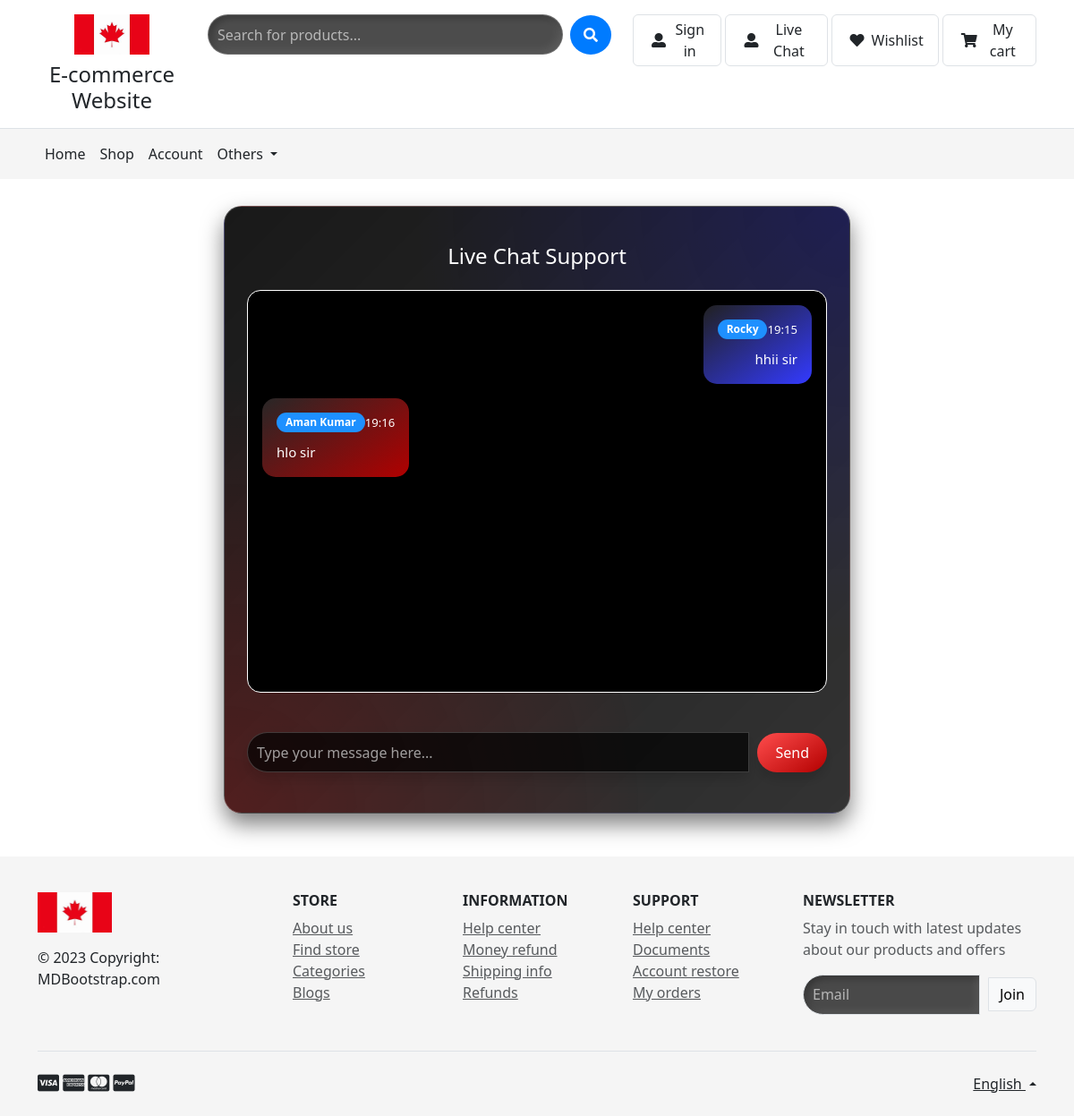
The page /chat-session/1/ on the database its author committed.
### product/models.py (models this page shows, shortened)
class SiteSetting(models.Model):
    site_title = models.CharField(max_length=255)
    logo = models.ImageField(upload_to='logos/', blank=True, null=True)
    updated_at = models.DateTimeField(auto_now=True)

class ChatMessage(models.Model):
    session = models.ForeignKey(
        ChatRequest, related_name='messages', on_delete=models.CASCADE)
    sender = models.ForeignKey(
        User, on_delete=models.CASCADE, null=True, blank=True)
    message = models.TextField()
    timestamp = models.DateTimeField(default=timezone.now)

class ChatRequest(models.Model):
    user = models.ForeignKey(
        User, related_name='chat_requests', on_delete=models.CASCADE, null=True, blank=True)
    agent = models.ForeignKey(
        Agent, related_name='chat_requests', on_delete=models.CASCADE)
    guest_name = models.CharField(max_length=20, null=True, blank=True)
    guest_phone = models.IntegerField(null=True, blank=True)
    guest_email = models.EmailField(null=True, blank=True)
    accepted = models.BooleanField(default=False)
    timestamp = models.DateTimeField(default=timezone.now)

### product/views.py (the view, shortened to what this page needs)
def user_chat_session_view(request, chat_request_id):
    chat_request = get_object_or_404(ChatRequest, id=chat_request_id)
    messages = ChatMessage.objects.filter(
        session=chat_request).order_by('timestamp')
    return render(request, 'chat/chat_session.html', {
        'messages': messages,
        'chat_request_id': chat_request_id,
        'agent': chat_request.agent.username,  # Use agent's username directly
        'user': chat_request.user  # Pass the user to the template if needed
    })

### product/context_processors.py (called while the page is built)
def site_settings(request):
    site_settings, created = SiteSetting.objects.get_or_create(
        defaults={'site_title': 'Medicine E-commerce Website'}
    )
    return {'site_settings': site_settings}

def cart_items_count(request):
    if request.user.is_authenticated:
        cart, _ = Cart.objects.get_or_create(user=request.user)
    else:
        session_key = request.session.session_key
        if not session_key:
            request.session.create()
            session_key = request.session.session_key
        cart, _ = Cart.objects.get_or_create(
            session_key=session_key, user=None)
    return {'cart_items_count': cart.items.count()}

### product/templates/chat/chat_session.html (shortened to what this page needs)
{% extends 'base.html' %}
{% block content %}
<div class="container chat-container">
    <h4 class="text-center text-white py-3">Live Chat Support</h4>
    <div class="chat-box p-3">
        {% for message in messages %}
            <div class="message mb-3 {% if message.sender == user %}my-message{% else %}other-message{% endif %}">
                <div class="message-content p-3 shadow">
                    <div class="d-flex align-items-center mb-2">
                        <span class="badge badge-info mr-2">{% if message.sender %}
                            {{ message.sender.first_name }}
                        {% else %}
                            {{ message.session.guest_name }}
                        {% endif %}</span>
                        <span class=" small text-white">{{ message.timestamp|date:"H:i" }}</span>
                    </div>
                    <p class="message-text ">{{ message.message }}</p>
                </div>
            </div>
        {% endfor %}
    </div>
    <form method="POST" class="message-form mt-4">
        <div class="input-group">
            <textarea name="message" style="color: white;" class="form-control shadow" placeholder="Type your message here..." required></textarea>
            <div class="input-group-append">
                <button type="submit" class="btn btn-primary shadow">Send</button>
            </div>
        </div>
    </form>
</div>
{% endblock %}

### product/templates/base.html (shortened to what this page needs)
<!DOCTYPE html>
<html lang="en">
<head>
  <link href="https://cdn.jsdelivr.net/npm/bootstrap@5.3.0/dist/css/bootstrap.min.css" rel="stylesheet">
  <link rel="stylesheet" href="https://cdnjs.cloudflare.com/ajax/libs/font-awesome/6.0.0/css/all.min.css">
  <link rel="stylesheet" href="https://cdnjs.cloudflare.com/ajax/libs/font-awesome/5.15.4/css/all.min.css">
</head>
<body>
  <header>
    <div class="p-3 text-center bg-white border-bottom">
      <div class="container">
        <div class="row gy-3">
          <div class="col-lg-2 col-sm-4 col-4 text-center">
            <a href="#" class="d-block">
                {% if site_settings.logo %}
                    <img src="{{ site_settings.logo.url }}" alt="Site Logo" class="img-fluid mb-2" style="height: 45px;">
                {% endif %}
            </a>
            <h1 class="h4 mb-0">{{ site_settings.site_title }}</h1>
        </div>
          <div class="order-lg-last col-lg-5 col-sm-8 col-8">
            <div class="d-flex float-end">
                {% if user.is_authenticated %}
                    <a href="{% url 'logout' %}" class="me-1 border rounded py-1 px-3 nav-link d-flex align-items-center">
                        <i class="fas fa-sign-out-alt m-1 me-md-2"></i>
                        <p class="d-none d-md-block mb-0">Logout</p>
                    </a>
                {% else %}
                    <a href="{% url 'login' %}" class="me-1 border rounded py-1 px-3 nav-link d-flex align-items-center">
                        <i class="fas fa-user-alt m-1 me-md-2"></i>
                        <p class="d-none d-md-block mb-0">Sign in</p>
                    </a>
                    <a href="{% url 'user_chat_request' %}" class="me-1 border rounded py-1 px-3 nav-link d-flex align-items-center">
                      <i class="fas fa-user-alt m-1 me-md-2"></i>
                      <p class="d-none d-md-block mb-0">Live Chat</p>
                  </a>
                {% endif %}
                <a href="{% url 'wishlist_view' %}" class="me-1 border rounded py-1 px-3 nav-link d-flex align-items-center">
                    <i class="fas fa-heart m-1 me-md-2"></i>
                    <p class="d-none d-md-block mb-0">Wishlist</p>
                </a>
                <a href="{% url 'view_cart' %}" class="border rounded py-1 px-3 nav-link d-flex align-items-center position-relative">
                    <i class="fas fa-shopping-cart m-1 me-md-2"></i>
                    <p class="d-none d-md-block mb-0">My cart</p>
                </a>
            </div>
        </div>
          <div class="col-lg-5 col-md-12 col-12">
            <div class="search-container d-flex justify-content-center align-items-center">
                <input type="search" id="searchInput" class="form-control search-input" placeholder="Search for products..." />
                <button type="button" class="btn search-btn ms-2">
                    <i class="fas fa-search"></i>
                </button>
            </div>
        </div>
        </div>
      </div>
    </div>
    <nav class="navbar navbar-expand-lg navbar-light" style="background-color: #f5f5f5;">
      <div class="container">
        <div class="collapse navbar-collapse" id="navbarNav">
          <ul class="navbar-nav me-auto mb-2 mb-lg-0">
            <li class="nav-item">
              <a href="{% url 'home' %}" class="nav-link text-dark" >Home</a>
            </li>
              <a  class="nav-link text-dark" href="{% url 'product_list' %}">Shop</a>
            <li class="nav-item">
              <a class="nav-link text-dark" href="{% url 'profile' %}">Account</a>
            </li>
            <li class="nav-item dropdown">
              <a class="nav-link dropdown-toggle text-dark" href="#" id="navbarDropdown" role="button" data-bs-toggle="dropdown" aria-expanded="false">
                Others
              </a>
            </li>
          </ul>
        </div>
      </div>
    </nav>
  </header>
  <div class="mt-3 mb-5">
  {% block content %}
  {% endblock %}
</div>
  <footer class="text-center text-lg-start text-muted mt-3" style="background-color: #f5f5f5;">
    <section class="">
      <div class="container text-center text-md-start pt-4 pb-4">
        <div class="row mt-3">
          <div class="col-12 col-lg-3 col-sm-12 mb-2">
            <a href="https://mdbootstrap.com/" target="_blank" class="">
              {% if site_settings.logo %}
              <img src="{{ site_settings.logo.url }}" alt="Site Logo" class="img-fluid mb-2" style="height: 45px;">
          {% endif %}
            </a>
            <p class="mt-2 text-dark">
              © 2023 Copyright: MDBootstrap.com
            </p>
          </div>
          <div class="col-6 col-sm-4 col-lg-2">
            <h6 class="text-uppercase text-dark fw-bold mb-2">
              Store
            </h6>
            <ul class="list-unstyled mb-4">
              <li><a class="text-muted" href="#">About us</a></li>
              <li><a class="text-muted" href="#">Find store</a></li>
              <li><a class="text-muted" href="#">Categories</a></li>
              <li><a class="text-muted" href="#">Blogs</a></li>
            </ul>
          </div>
          <div class="col-6 col-sm-4 col-lg-2">
            <h6 class="text-uppercase text-dark fw-bold mb-2">
              Information
            </h6>
            <ul class="list-unstyled mb-4">
              <li><a class="text-muted" href="#">Help center</a></li>
              <li><a class="text-muted" href="#">Money refund</a></li>
              <li><a class="text-muted" href="#">Shipping info</a></li>
              <li><a class="text-muted" href="#">Refunds</a></li>
            </ul>
          </div>
          <div class="col-6 col-sm-4 col-lg-2">
            <h6 class="text-uppercase text-dark fw-bold mb-2">
              Support
            </h6>
            <ul class="list-unstyled mb-4">
              <li><a class="text-muted" href="#">Help center</a></li>
              <li><a class="text-muted" href="#">Documents</a></li>
              <li><a class="text-muted" href="#">Account restore</a></li>
              <li><a class="text-muted" href="#">My orders</a></li>
            </ul>
          </div>
          <div class="col-12 col-sm-12 col-lg-3">
            <h6 class="text-uppercase text-dark fw-bold mb-2">Newsletter</h6>
            <p class="text-muted">Stay in touch with latest updates about our products and offers</p>
            <div class="input-group mb-3">
              <input type="email" class="form-control border" placeholder="Email" aria-label="Email" aria-describedby="button-addon2" />
              <button class="btn btn-light border shadow-0" type="button" id="button-addon2" data-mdb-ripple-color="dark">
                Join
              </button>
            </div>
          </div>
        </div>
      </div>
    </section>
    <div class="">
      <div class="container">
        <div class="d-flex justify-content-between py-4 border-top">
          <div>
            <i class="fab fa-lg fa-cc-visa text-dark"></i>
            <i class="fab fa-lg fa-cc-amex text-dark"></i>
            <i class="fab fa-lg fa-cc-mastercard text-dark"></i>
            <i class="fab fa-lg fa-cc-paypal text-dark"></i>
          </div>
          <div class="dropdown dropup">
            <a class="dropdown-toggle text-dark" href="#" id="Dropdown" role="button" data-mdb-toggle="dropdown" aria-expanded="false"> English </a>
          </div>
        </div>
      </div>
    </div>
  </footer>
</body>
</html>

### product/templates/base.html (style rules this page uses)
.search-container { max-width: 600px; margin: 0 auto; }
.search-input { border-radius: 30px; box-shadow: 0 2px 4px rgba(0, 0, 0, 0.1); padding: 10px 20px; border: 1px solid #ccc; transition: border 0.3s ease; }
.search-btn { border-radius: 50%; padding: 10px 15px; background-color: #007bff; color: white; border: none; cursor: pointer; transition: background-color 0.3s ease; }
.nav-link { font-weight: 500; }

### product/templates/chat/chat_session.html (style rules this page uses)
.chat-container { max-width: 700px; margin: 30px auto; background: linear-gradient(135deg, rgba(0, 0, 0, 0.9), rgba(0, 0, 0, 0.8)), radial-gradient(circle at top right, rgba(0, 0, 255, 0.2), transparent 50%), radial-gradient(circle at bottom left, rgba(255, 0, 0, 0.2), transparent 50%); background-blend-mode: overlay, screen; border-radius: 20px; overflow-y: hidden; box-shadow: 0 12px 24px rgba(0, 0, 0, 0.5); color: #fff; padding: 25px; backdrop-filter: blur(10px); -webkit-backdrop-filter: blur(10px); border: 1px solid rgba(255, 255, 255, 0.2); }
.chat-box { height: 450px; overflow-y: auto; background: black; border-radius: 15px; padding: 20px; box-shadow: inset 0 1px 8px rgba(0, 0, 0, 0.1); border: 1px solid white; resize: none; scrollbar-width: thin; }
.message { display: flex; margin-bottom: 15px; align-items: flex-start; }
.my-message { justify-content: flex-end; text-align: right; }
.other-message { justify-content: flex-start; text-align: left; }
.message-content { max-width: 75%; border-radius: 15px; padding: 15px; font-size: 15px; background: linear-gradient(145deg, #e6e6e6, #ffffff); box-shadow: 6px 6px 12px rgba(0, 0, 0, 0.1), -6px -6px 12px rgba(255, 255, 255, 0.7); position: relative; transition: all 0.2s; }
.my-message .message-content { background: linear-gradient(145deg, #212121, #333aff); color: white; }
.other-message .message-content { background: linear-gradient(145deg, #282727, #b10000); color: rgb(255, 255, 255); }
.badge-info { background-color: #1e90ff; color: white; border-radius: 12px; padding: 5px 10px; font-size: 12px; }
.message-text { margin: 10px 0 0; line-height: 1.6; }
.message-form { padding: 20px 0; }
textarea { color: white; height: 50px; font-size: 14px; resize: none; overflow: hidden; }
.form-control { border-radius: 25px; padding: 12px; resize: none; border: none; box-shadow: 2px 2px 8px rgba(0, 0, 0, 0.1), -2px -2px 8px rgba(255, 255, 255, 0.6); }
.btn-primary { background: linear-gradient(145deg, #1e90ff, #0095f6); border-color: transparent; border-radius: 25px; padding: 5px 20px; box-shadow: 3px 3px 8px rgba(0, 0, 0, 0.1), -3px -3px 8px rgba(255, 255, 255, 0.7); transition: all 0.2s; }
.input-group { display: flex; align-items: center; }
.message-form { margin-top: 20px; }
.form-control { border-radius: 25px; padding: 10px; height: 45px; resize: none; box-shadow: inset 3px 3px 8px rgba(0, 0, 0, 0.3), inset -3px -3px 8px rgba(255, 255, 255, 0.1); border: 1px solid rgba(255, 255, 255, 0.2); background: rgba(0, 0, 0, 0.7); color: #fff; transition: all 0.2s; }
.form-control::placeholder { color: rgba(255, 255, 255, 0.6); }
.input-group { display: flex; align-items: center; gap: 10px; }
.input-group-append .btn { border-radius: 25px; padding: 10px 20px; background: linear-gradient(145deg, #ff4d4d, #b30000); border: none; box-shadow: 3px 3px 8px rgba(0, 0, 0, 0.5), -3px -3px 8px rgba(255, 255, 255, 0.2); color: #fff; transition: all 0.2s; }

### rows shown on the page
SiteSetting: logo (picture), site_title "E-commerce Website"
ChatMessage: session.guest_name "Rocky", timestamp "19:15", message "hhii sir"
ChatMessage: sender.first_name "Aman Kumar", timestamp "19:16", message "hlo sir"
